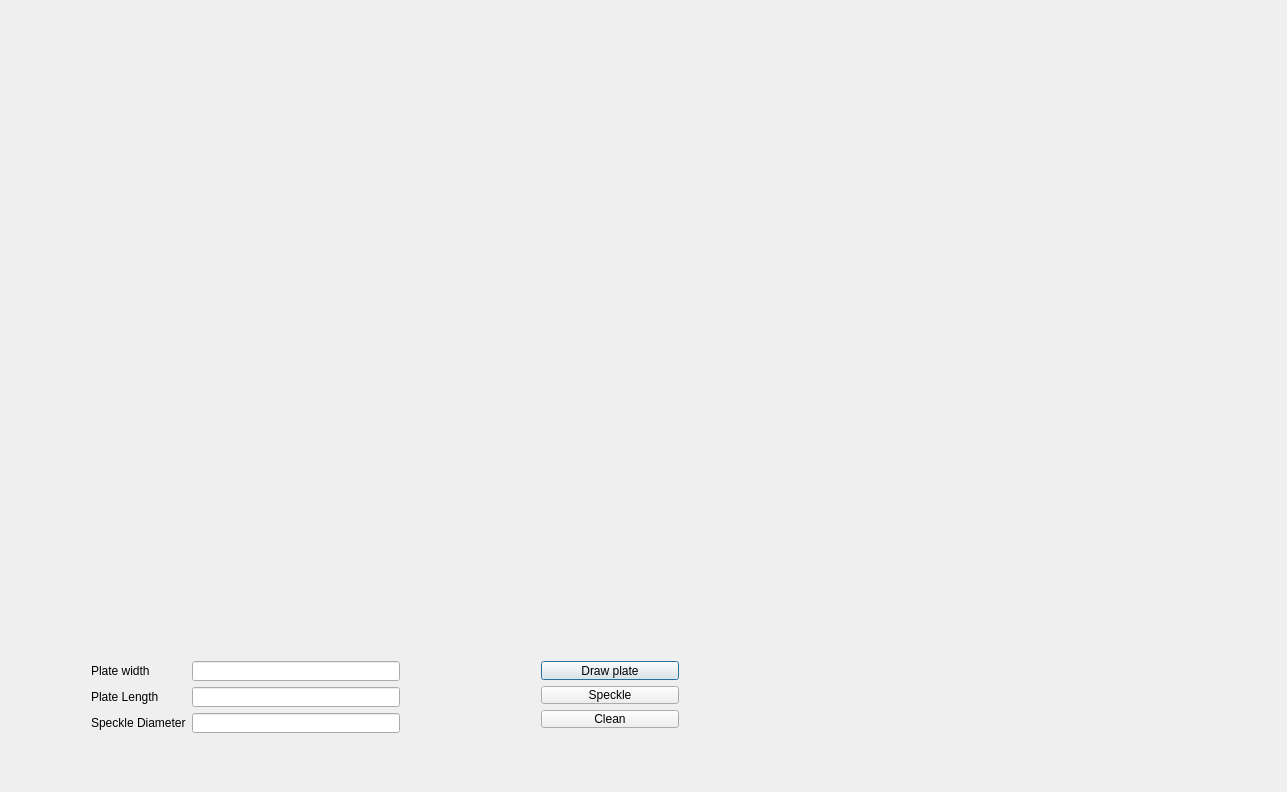
<?xml version="1.0" encoding="UTF-8"?>
<ui version="4.0">
 <class>Dialog</class>
 <widget class="QDialog" name="Dialog">
  <property name="geometry">
   <rect>
    <x>0</x>
    <y>0</y>
    <width>1287</width>
    <height>792</height>
   </rect>
  </property>
  <property name="windowTitle">
   <string>Dialog</string>
  </property>
  <widget class="QWidget" name="gridLayoutWidget">
   <property name="geometry">
    <rect>
     <x>80</x>
     <y>650</y>
     <width>331</width>
     <height>93</height>
    </rect>
   </property>
   <layout class="QGridLayout" name="gridLayout">
    <item row="3" column="0">
     <widget class="QLabel" name="label_2">
      <property name="text">
       <string>Plate Length</string>
      </property>
     </widget>
    </item>
    <item row="1" column="0">
     <widget class="QLabel" name="label_3">
      <property name="text">
       <string>Plate width</string>
      </property>
     </widget>
    </item>
    <item row="4" column="0">
     <widget class="QLabel" name="label">
      <property name="text">
       <string>Speckle Diameter</string>
      </property>
     </widget>
    </item>
    <item row="4" column="1">
     <widget class="QLineEdit" name="lineEdit"/>
    </item>
    <item row="3" column="1">
     <widget class="QLineEdit" name="lineEdit_2"/>
    </item>
    <item row="1" column="1">
     <widget class="QLineEdit" name="lineEdit_3"/>
    </item>
   </layout>
  </widget>
  <widget class="QWidget" name="verticalLayoutWidget">
   <property name="geometry">
    <rect>
     <x>530</x>
     <y>650</y>
     <width>160</width>
     <height>89</height>
    </rect>
   </property>
   <layout class="QVBoxLayout" name="verticalLayout">
    <item>
     <widget class="QPushButton" name="pushButton">
      <property name="text">
       <string>Draw plate</string>
      </property>
     </widget>
    </item>
    <item>
     <widget class="QPushButton" name="pushButton_2">
      <property name="text">
       <string>Speckle</string>
      </property>
     </widget>
    </item>
    <item>
     <widget class="QPushButton" name="pushButton_3">
      <property name="text">
       <string>Clean</string>
      </property>
     </widget>
    </item>
   </layout>
  </widget>
 </widget>
 <layoutdefault spacing="6" margin="11"/>
 <resources/>
 <connections/>
</ui>
